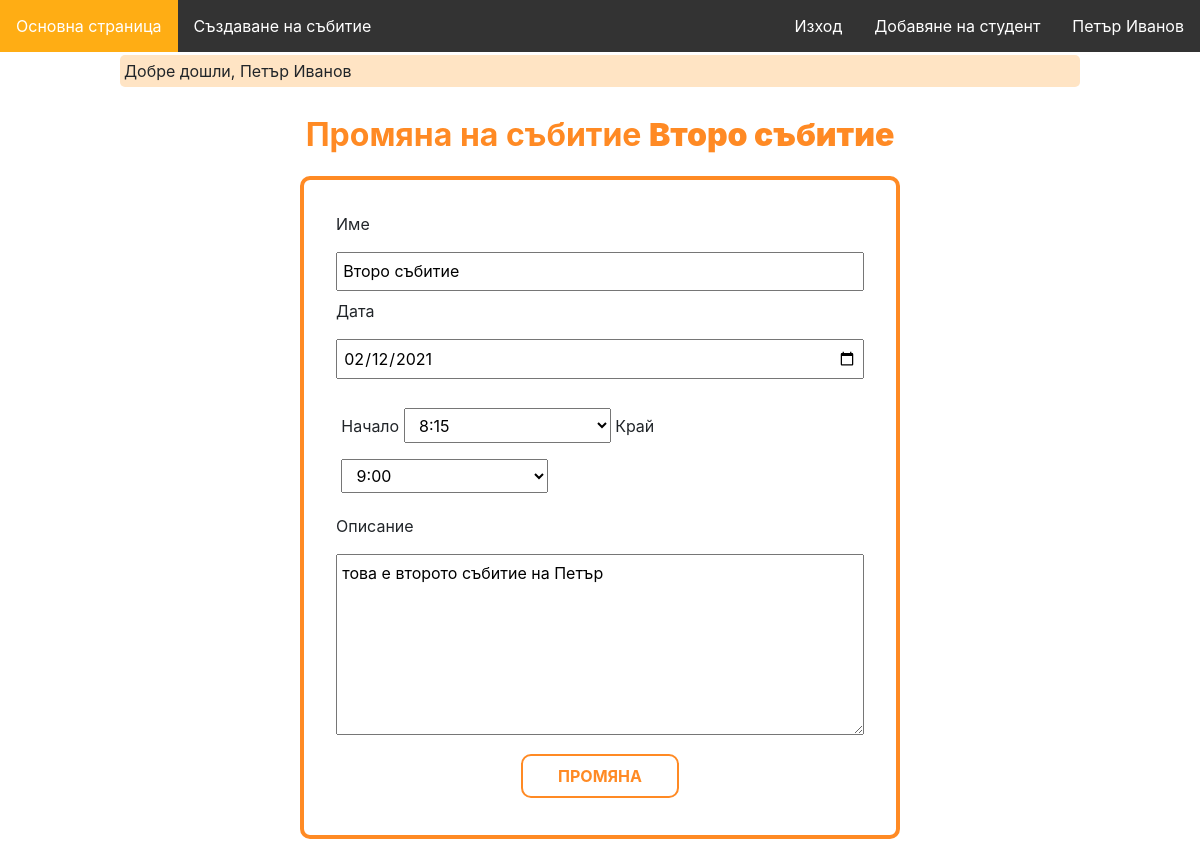
/event/5/edit (signed in), run on an earlier commit of the app's database.
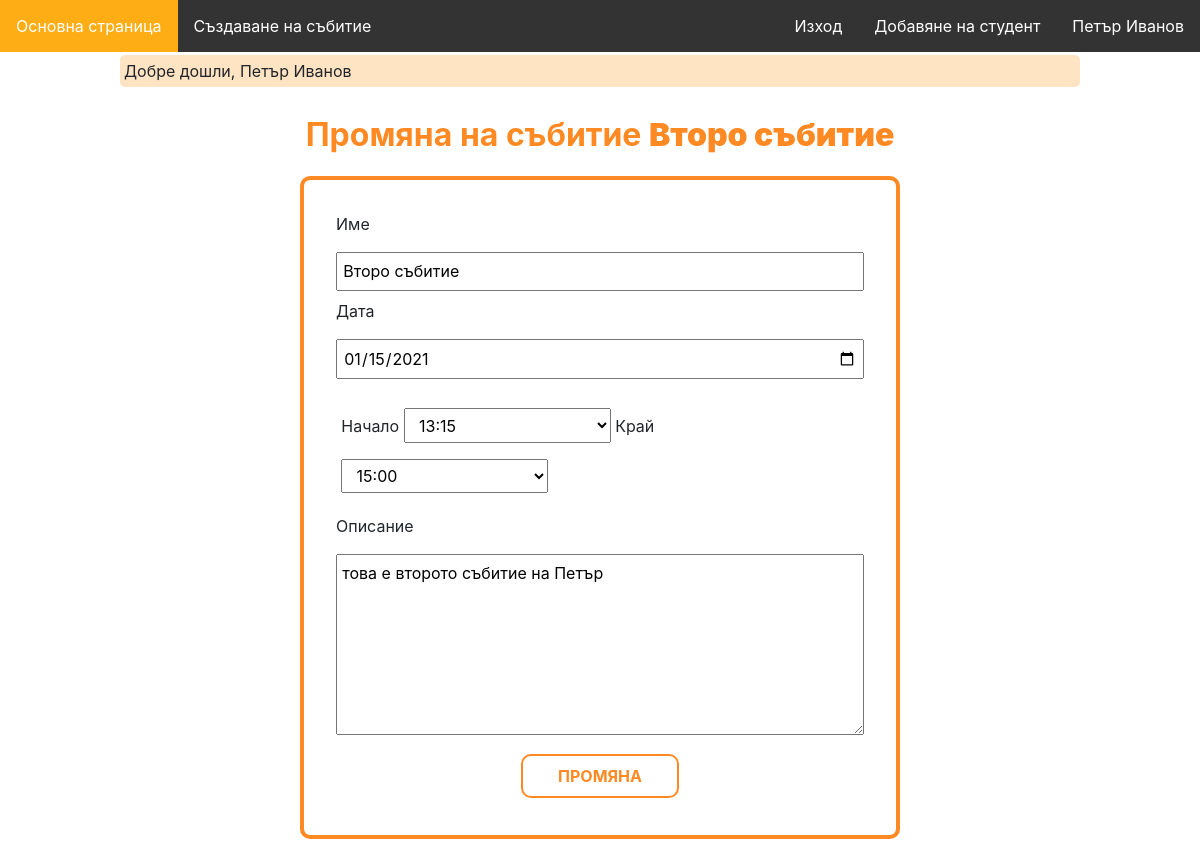
And on a later commit of the database.
### tables this page shows
CREATE TABLE `events` (
  `id` int(10) UNSIGNED NOT NULL,
  `name` varchar(50) NOT NULL,
  `description` text DEFAULT NULL,
  `date` date NOT NULL,
  `start` time DEFAULT NULL,
  `end` time DEFAULT NULL,
  `teacher_id` int(10) UNSIGNED NOT NULL
);

### app/Controllers/EventsController.php (called while the page is built, shortened)
<?php
class EventsController
{
    public function edit($id)
    {
        $event = Event::getById($id);
        view('events/edit', [
            'event' => $event
        ]);
    }
}

### app/routes.php (called while the page is built, shortened)
<?php
$router = new Router();
$router->get('/login', 'AuthController@showLogin');
$router->post('/login', 'AuthController@login');
$router->get('/register', 'AuthController@showRegister');
$router->post('/enter-teacher', 'AuthController@register');
$router->get('/logout', 'AuthController@logout');
$router->get('/studentsLogin', 'AuthController@showStudentsLogin');
$router->post('/studentsLogin', 'AuthController@studentsLogin');
$router->get('/event/create', 'EventsController@create');
$router->post('/event', 'EventsController@store');
$router->get('/event/{id}', 'EventsController@show');
$router->post('/event/{id}/import', 'AttendanceController@import');
$router->get('/event/{id}/edit', 'EventsController@edit');

### core/bootstrap.php (called while the page is built, shortened)
<?php
require_once('autoloader.php');
require_once('helpers.php');
$config['database'] = require_once('../config/database.php');
$config['app'] = require_once('../config/app.php');
require_once('../app/routes.php');

### public/index.php (called while the page is built)
<?php
require_once './../core/bootstrap.php';

### core/Model.php (called while the page is built, shortened)
<?php
abstract class Model
{
    protected static $table;
    protected $attributes = [];
    public static function getById(int $id)
    {
        $stmt = Database::getConnection()->prepare(
            'SELECT * FROM ' . self::getTableName() . ' WHERE id = ?;'
        );
        $stmt->execute([$id]);
        $result = $stmt->fetch();
        if ($result !== false) {
            $model = new $modelClass();
            $model->attributes = $result;
            return $model;
        }
        return null;
    }
    protected static function getTableName()
    {
        if (isset(get_called_class()::$table)) {
            return get_called_class()::$table;
        }
        throw new \Exception('Unknown table');
    }
    public function __get($name)
    {
        return array_key_exists($name, $this->attributes)
            ? $this->attributes[$name]
            : null;
    }
}

### core/autoloader.php (called while the page is built, shortened)
<?php
spl_autoload_register(function ($class) {
    $prefixes = [
        'App' => 'app',
        'Core' => 'core'
    ];
    foreach ($prefixes as $prefix => $dirname) {
        $base_dir = __DIR__ . "/../$dirname/";
        $len = mb_strlen($prefix);
        if (strncmp($prefix, $class, $len) !== 0) {
            continue;
        }
        $relative_class = substr($class, $len);
        $file = $base_dir . str_replace('\\', '/', $relative_class) . '.php';
        if (file_exists($file)) {
            break;
        }
    }
});

### config/database.php (called while the page is built)
<?php
return [
    'host' => 'localhost',
    'database' => 'web-technologies',
    'user' => 'root',
    'password' => '',
    'pdo' => [
        \PDO::ATTR_DEFAULT_FETCH_MODE => \PDO::FETCH_ASSOC,
        \PDO::ATTR_ERRMODE => \PDO::ERRMODE_EXCEPTION
    ]
];

### config/app.php (called while the page is built)
<?php
return [
    'url' => 'http://web-technologies.devv',
];

### core/Database.php (called while the page is built, shortened)
<?php
class Database
{
    private static $instance = null;
    private function __construct()
    {
        $db = config('database');
        $this->connection = new PDO(
            'mysql:host=' . $db['host'] . ';dbname=' . $db['database'],
            $db['user'],
            $db['password'],
            $db['pdo']
        );
        self::$instance = $this;
    }
    public static function getConnection()
    {
        if (self::$instance == null) {
            self::$instance = new self();
        }
        return self::$instance->connection;
    }
}

### app/Views/events/edit.php (the view, shortened to what the changed rows need)
<?php require_once(realpath(dirname(__FILE__) . '/../includes/header.php')); ?>
<link rel="stylesheet" href="/registerEvent.css">
<main>
    <h1>Промяна на събитие <strong><?= $data['event']->name ?></strong></h1>
    <hr>
    <form action="/event/<?= $data['event']->id ?>" method="POST">
        <div class="field">
            <label for="name">Име</label>
            <input type="text" id="name" placeholder="Име на събитието" name="name" value="<?= $data['event']->name ?>">
        </div>
        <div class="field">
            <label for="date">Дата</label>
            <input type="date" id="date" placeholder="01/01/2021" name="date" value="<?= $data['event']->date ?>">
        </div>
        <div class="field" id="selectFields">
            <label for="start">Начало</label>
            <select name="start" id="start">
                <?php for ($i = 8; $i < 20; $i++) {
                    $value = lz($i) . ":15:00";
                    $displayValue = "$i:15";
                    $selected = $value === $data['event']->start ? 'selected' : '';
                    echo "<option value=\"$value\" $selected>$displayValue</option>";
                }
                ?>
            </select>
            <label for="end">Край</label>
            <select name="end" id="end">
                <?php for ($i = 9; $i < 21; $i++) {
                    $value = lz($i) . ":00:00";
                    $displayValue = "$i:00";
                    $selected = $value === $data['event']->end ? 'selected' : '';
                    echo "<option value=\"$value\" $selected>$displayValue</option>";
                }
                ?>
            </select>
        </div>
        <div class="field">
            <label for="description">Описание</label>
            <textarea name="description" id="description" cols="50" rows="7" placeholder="Кратко описание на събитието"><?= $data['event']->description ?></textarea>
        </div>
        <input type="submit" value="Промяна">
    </form>
</main>
<?php require_once(realpath(dirname(__FILE__) . '/../includes/footer.php')); ?>

What changed in the data, as far as the page shows it:
changed events "Второ събитие": date "02/12/2021" → "01/15/2021"
Also different on the page:
form field start: "8:15" → "13:15"
form field end: "9:00" → "15:00"
